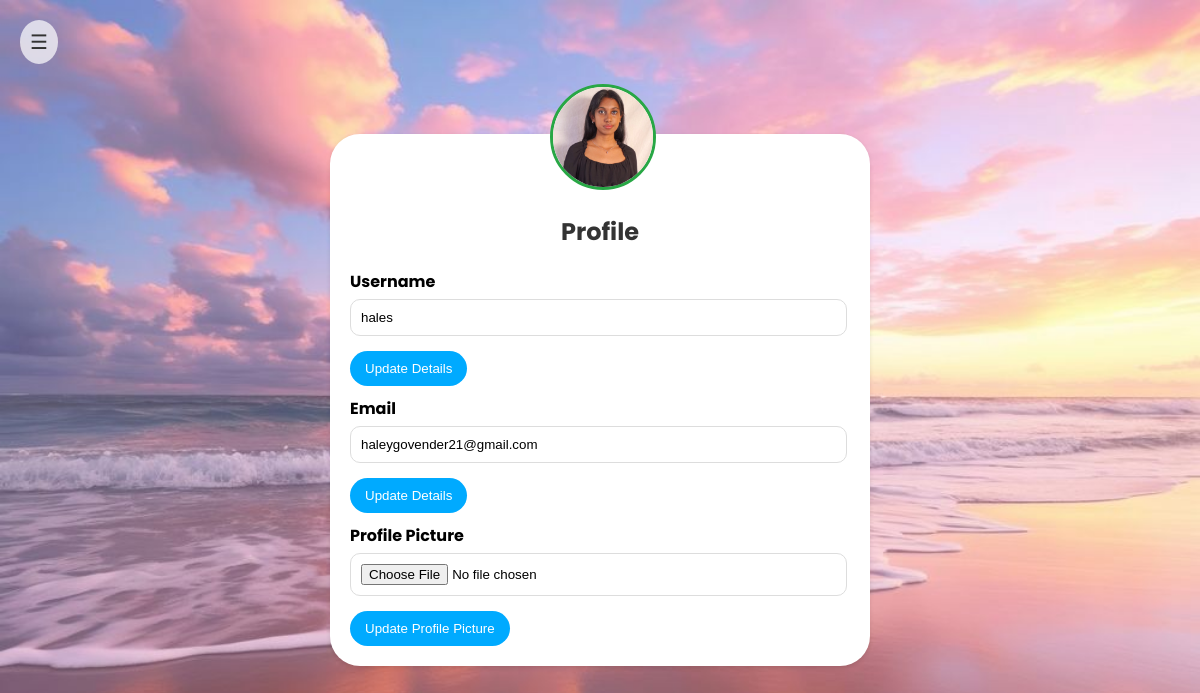
/userprofile.php (signed in), run on the app's committed database.
### tables this page shows
CREATE TABLE `userloginreg` (
  `ID` int(11) NOT NULL,
  `username` varchar(50) NOT NULL,
  `email` varchar(50) NOT NULL,
  `password` varchar(200) NOT NULL,
  `timecreated` timestamp NOT NULL DEFAULT current_timestamp(),
  `points` int(255) NOT NULL,
  `level` int(100) NOT NULL,
  `name` varchar(255) NOT NULL,
  `contact` varchar(10) NOT NULL,
  `reset_token` varchar(255) NOT NULL,
  `reset_expires` datetime DEFAULT NULL,
  `profile_pic` blob DEFAULT NULL
);

### userprofile.php (the view, shortened to what this page needs)
<?php
$host = "localhost";
$db_username = "root";
$password = "";
$databasename = "mentalhealthapp";
$conn = new mysqli($host, $db_username, $password, $databasename);
$user_id = $_SESSION['ID'] ?? 0;
$default_pic = 'uploads/default-profile.png';
$sql = "SELECT profile_pic, username, email FROM userloginreg WHERE ID = ?";
$stmt = $conn->prepare($sql);
if ($stmt) {
    $stmt->bind_param("i", $user_id);
    $stmt->execute();
    $result = $stmt->get_result();
    $user = $result->fetch_assoc();
    $profile_pic = $user && $user['profile_pic'] ? $user['profile_pic'] : $default_pic;
    $current_username = $user['username'] ?? '';
    $user_email = $user['email'] ?? '';
} else {
    $profile_pic = $default_pic;
    $current_username = '';
    $user_email = '';
}
?>
<!DOCTYPE html>
<html lang="en">
<head>
</head>
<body>
<button class="toggle-btn">☰</button>
<div class="container">
    <img src="<?php echo htmlspecialchars($profile_pic); ?>" alt="Profile Picture" class="profile-photo-circle">
    <h2>Profile</h2>
     <form method="POST" action="">
        <label for="username">Username</label>
        <input type="text" id="username" name="username" placeholder="Enter new username" required value="<?php echo htmlspecialchars($current_username); ?>">
        <button type="submit" name="update_username">Update Details</button>
        <label for="email">Email</label>
        <input type="email" id="email" name="email" placeholder="Enter new email" value="<?php echo htmlspecialchars($user_email); ?>">
        <button type="submit" name="update_email">Update Details</button>
    </form>
    <form method="POST" enctype="multipart/form-data" action="">
        <label for="profile_pic">Profile Picture</label>
        <input type="file" id="profile_pic" name="profile_pic" accept="image/*" required>
        <button type="submit" name="update_photo">Update Profile Picture</button>
    </form>
</div>
</body>
</html>

### userprofile.php (style rules this page uses)
body { font-family: Poppins, sans-serif; background-color: #f4f4f9; padding: 0; margin: 0; height: 100vh; background: url('beach3.jpg') no-repeat center center fixed; background-size: cover; display: flex; justify-content: center; align-items: center; }
.container { max-width: 500px; width: 100%; margin: auto; background: #fff; padding: 20px; border-radius: 30px; box-shadow: 0 2px 4px rgba(0, 0, 0, 0.1); position: relative; }
.profile-photo-circle { width: 100px; height: 100px; border-radius: 50%; object-fit: cover; border: 3px solid #28a745; position: absolute; top: -50px; left: calc(50% - 50px); background-color: #fff; }
h2 { text-align: center; color: #333; margin-top: 60px; }
label { display: block; margin: 10px 0 5px; font-weight: bold; }
input[type="text"], input[type="email"], input[type="file"] { width: 95%; padding: 10px; margin-bottom: 15px; border: 1px solid #ddd; border-radius: 10px; }
button { padding: 10px 15px; background-color: #00aaff; color: white; border: none; border-radius: 30px; cursor: pointer; }
.toggle-btn { position: absolute; top: 20px; left: 20px; background-color: rgba(255, 255, 255, 0.7); color: #333; padding: 10px; border: none; border-radius: 50%; cursor: pointer; font-size: 20px; z-index: 3; transition: background-color 0.3s ease, transform 0.2s ease; }

### data on the page
userloginreg: profile_pic (picture), username "hales", email "haleygovender21@gmail.com"
